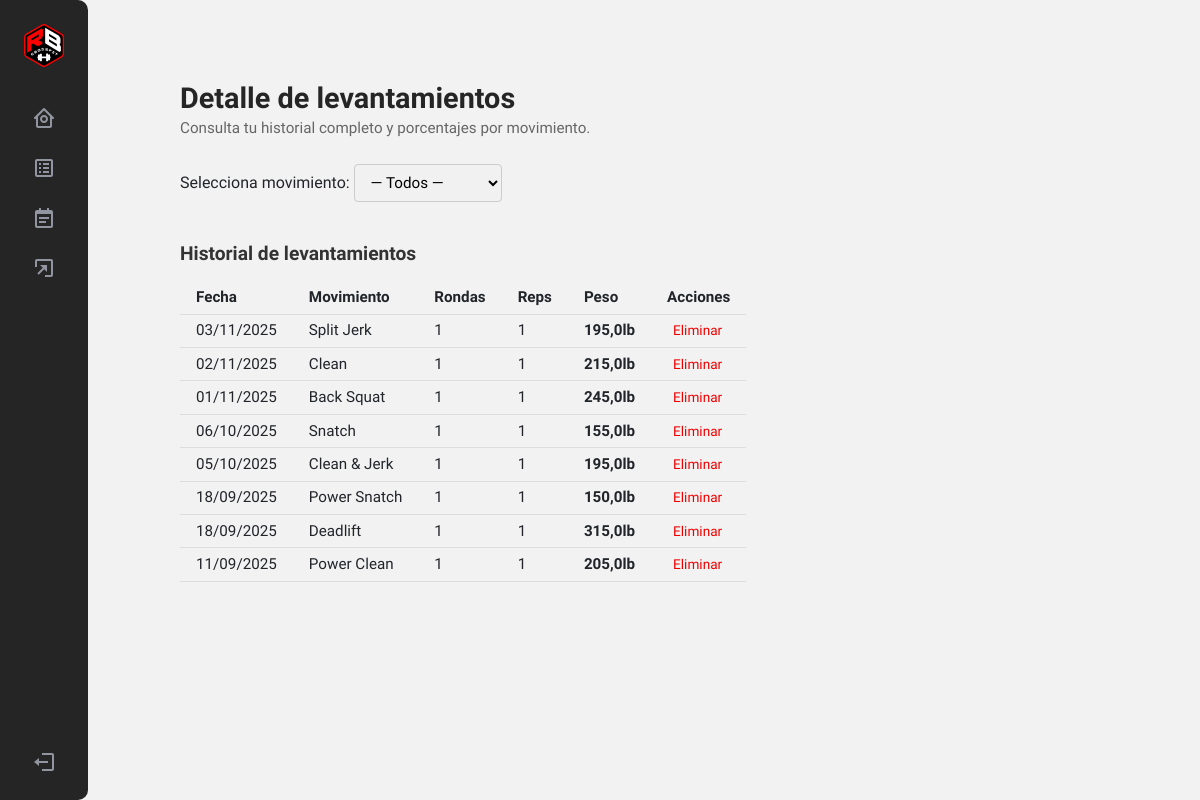
The page /resultados/detalle/ (signed in) on the database its author committed.
### tasks/models.py (models this page shows, shortened)
class LiftResult(models.Model):
    MOVEMENT_CHOICES = [
        ('Snatch', 'Snatch'),
        ('Power Snatch', 'Power Snatch'),
        ('Clean & Jerk', 'Clean & Jerk'),
        ('Clean', 'Clean'),
        ('Power Clean', 'Power Clean'),
        ('Back Squat', 'Back Squat'),
        ('Front Squat', 'Front Squat'),
        ('Deadlift', 'Deadlift'),
        ('Bench Press', 'Bench Press'),
        ('Push Jerk', 'Push Jerk'),
        ('Split Jerk', 'Split Jerk'),
        ('Shoulder Press', 'Shoulder Press'),
    ]
    UNITS = [('kg', 'kg'), ('lb', 'lb')]
    user = models.ForeignKey(User, on_delete=models.CASCADE)
    movement = models.CharField(max_length=50, choices=MOVEMENT_CHOICES)
    date = models.DateField()
    rounds = models.PositiveIntegerField()
    reps = models.PositiveIntegerField()
    weight = models.FloatField()
    unit = models.CharField(max_length=2, choices=UNITS)
    class Meta:
        ordering = ['-date']

### tasks/views.py (the view)
# urls.py: path('resultados/detalle/', views.detalle_resultados,
@login_required
def detalle_resultados(request):
    movimientos = LiftResult.MOVEMENT_CHOICES
    selected = request.GET.get('movement')
    resultados = LiftResult.objects.filter(user=request.user)
    if selected:
        resultados = resultados.filter(movement=selected)
    ultimo = resultados.order_by('-weight').first()
    porcentajes = []
    if ultimo:
        base = ultimo.weight
        porcentajes = [
            {'porcentaje': f"{p}%", 'peso': round(base * p / 100, 2)}
            for p in [55, 60, 65, 70, 75, 80, 85, 90, 95, 100]
        ]
    return render(request, 'detalle_resultados.html', {
        'resultados': resultados,
        'movimientos': movimientos,
        'selected': selected,
        'porcentajes': porcentajes,
        'ultimo': ultimo,
    })

### tasks/templatetags/comparadores.py (called while the page is built)
@register.filter
def igual(valor1, valor2):
    return valor1 == valor2

### tasks/templates/detalle_resultados.html (shortened to what this page needs)
{% extends 'base.html' %}
{% load static %}
{% load comparadores %}
{% block content %}
<div class="gestion-roles-container mt-5">
    <h2 class="section-title">Detalle de levantamientos</h2>
    <p class="section-description mb-4">Consulta tu historial completo y porcentajes por movimiento.</p>
    <form method="get" class="mb-3">
        <label for="movement">Selecciona movimiento:</label>
        <select name="movement" id="movement" class="input-field" onchange="this.form.submit()">
            <option value="">— Todos —</option>
        </select>
    </form>
    <div class="tabla-historial mt-4">
        <h4 class="section-subtitle">Historial de levantamientos</h4>
        {% if resultados %}
        <table class="tabla-usuarios">
            <thead>
                <tr>
                    <th>Fecha</th>
                    <th>Movimiento</th>
                    <th>Rondas</th>
                    <th>Reps</th>
                    <th>Peso</th>
                    <th>Acciones</th>
                </tr>
            </thead>
            <tbody>
                {% for r in resultados %}
                <tr>
                    <td>{{ r.date|date:"d/m/Y" }}</td>
                    <td>{{ r.movement }}</td>
                    <td>{{ r.rounds }}</td>
                    <td>{{ r.reps }}</td>
                    <td><strong>{{ r.weight }}{{ r.unit }}</strong></td>
                    <td>
                        <form method="post" action="{% url 'eliminar_levantamiento' r.id %}" style="display:inline;">
                            <button type="submit" class="btn-cancelar"
                                onclick="return confirm('¿Estás seguro que deseas eliminar este levantamiento?')">Eliminar</button>
                        </form>
                    </td>
                </tr>
                {% endfor %}
            </tbody>
        </table>
        {% else %}
        <p class="section-description">No hay registros para este movimiento aún.</p>
        {% endif %}
    </div>
</div>
{% endblock %}

### tasks/static/styles.css (style rules this page uses)
html, body { padding: 0; margin: 0; height: 100%; min-height: 100vh; overflow-x: auto; }
body { font-family: "Plus Jakarta Sans", sans-serif; background: #F2F2F2; background-size: cover; display: flex; flex-direction: row; height: 100vh; overflow: hidden; }
.form-group input, .input-field { padding: 0.5rem 0.75rem; border: 1px solid #ccc; border-radius: 4px; font-size: 0.95rem; font-family: inherit; background-color: #f1f1f1; transition: box-shadow 0.3s ease, background-color 0.3s ease; }
.input-field::placeholder { color: #bababa; opacity: 1; }
.section-title { margin-bottom: 0rem; font-size: 1.8rem; font-weight: 600; color: #252525; line-height: 1.3; font-family: inherit; }
.section-description { margin-top: 0; font-size: 1rem; color: #666; margin-bottom: 0rem; line-height: 1.5; font-family: inherit; }
.btn-cancelar { background-color: transparent; color: #EF0000; border: none; font-size: 0.85rem; font-weight: 500; cursor: pointer; text-decoration: none; }
.gestion-roles-container { display: flex; flex-direction: column; padding: 1rem; margin-left: 0; width: fit-content; max-width: 100%; }
.tabla-usuarios { width: 100%; border-collapse: collapse; font-size: 0.95rem; margin-top: 1rem; table-layout: auto; }
.tabla-usuarios th, .tabla-usuarios td { padding: 0.3rem 1rem; border-bottom: 1px solid #ddd; vertical-align: middle; }
.section-subtitle { font-size: 1.2rem; font-weight: 600; margin-bottom: 0.5rem; color: #333; }
.section-description { font-size: 0.95rem; color: #666; }

### rows shown on the page
LiftResult: date "03/11/2025", movement "Split Jerk", rounds "1", reps "1", weight "195,0", unit "lb"
LiftResult: date "02/11/2025", movement "Clean", rounds "1", reps "1", weight "215,0", unit "lb"
LiftResult: date "01/11/2025", movement "Back Squat", rounds "1", reps "1", weight "245,0", unit "lb"
LiftResult: date "06/10/2025", movement "Snatch", rounds "1", reps "1", weight "155,0", unit "lb"
LiftResult: date "05/10/2025", movement "Clean & Jerk", rounds "1", reps "1", weight "195,0", unit "lb"
LiftResult: date "18/09/2025", movement "Power Snatch", rounds "1", reps "1", weight "150,0", unit "lb"
LiftResult: date "18/09/2025", movement "Deadlift", rounds "1", reps "1", weight "315,0", unit "lb"
LiftResult: date "11/09/2025", movement "Power Clean", rounds "1", reps "1", weight "205,0", unit "lb"
